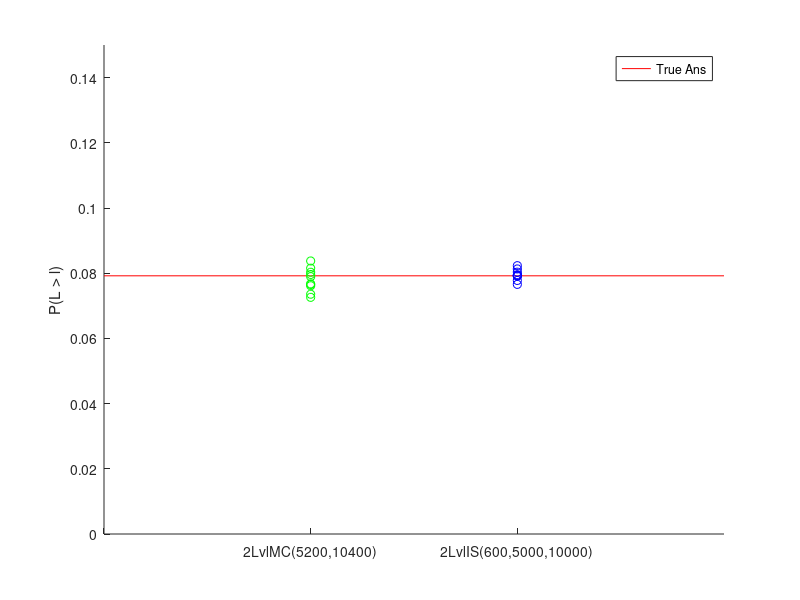

This figure's MATLAB source:
hold on

NSim = 10;
xMax = 3;
yMax = 0.15;
trueAns = 0.0792;
X = 1:xMax;

TwoLvlMC = [ 0.076153846153846153846153846153846, 0.079615384615384615384615384615385, 0.076538461538461538461538461538462, 0.072596153846153846153846153846154, 0.073557692307692307692307692307692, 0.081538461538461538461538461538462, 0.076730769230769230769230769230769, 0.08375, 0.078942307692307692307692307692308, 0.080288461538461538461538461538462];

TwoLvlIS = [ 0.0823141171188890297116813599132, 0.079134128989212348948001363169169, 0.080314761428176242863408162975247, 0.077774833654881705968797689365601, 0.079167358538131810119509168544027, 0.079255329722156084293338551560737, 0.081310039521370794379784285865753, 0.079314156974847699332897832391609, 0.079547773454953868421668516930367, 0.076570177431139543888782839076157];

plot([0 X],repmat(trueAns,1,xMax + 1),'r')

scatter(ones(NSim,1),TwoLvlMC,'g')
scatter(2*ones(NSim,1),TwoLvlIS,'b')

legend('True Ans')
%title('S:10, l:0.10, sample num:10600')
xlabel('')
xticks([0 1 2])
xticklabels({'','2LvlMC(5200,10400)','2LvlIS(600,5000,10000)'})
ylabel('P(L > l)')
axis([0,xMax,0 yMax])

hold off
